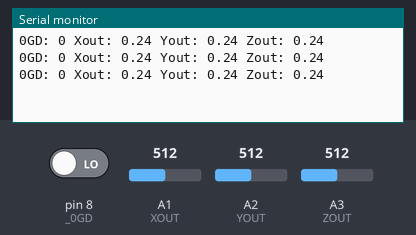
This sketch was run on a simulated Arduino Uno, built with avr-gcc and run on an emulated ATmega328P. Shown: the last lines printed to the serial monitor. Inputs (shaded band) come from the test bench; at power-on: A1 (XOUT) = 512, A2 (YOUT) = 512, A3 (ZOUT) = 512, pin 8 (_0GD) LOW.

Above: at 1.3 s.
1.4 s: A1 (XOUT) set to 716
At 1.9 s:
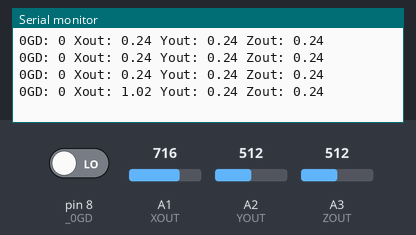
2.9 s: A2 (YOUT) set to 716
At 3.3 s:
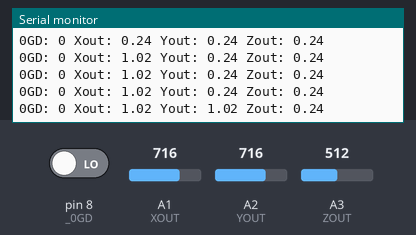
4.4 s: A3 (ZOUT) set to 716
At 4.9 s:
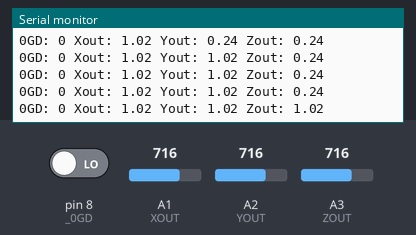
5.9 s: pin 8 (_0GD) driven HIGH
At 6.4 s:
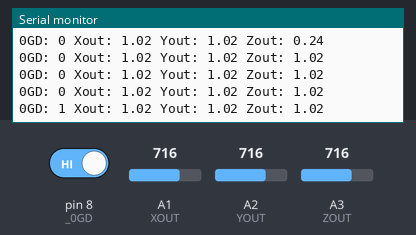
7.4 s: A1 (XOUT) set to 900
At 7.9 s:
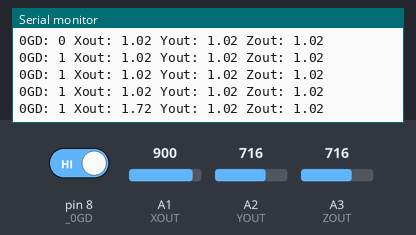
8.9 s: A2 (YOUT) set to 900
At 9.4 s:
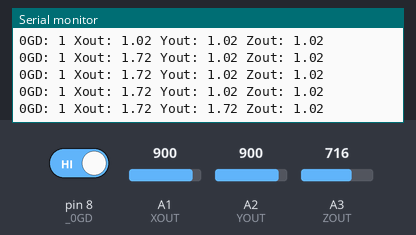
Timing chart, 0 to 11.4 s (numbered marks = the images above; inputs shaded):
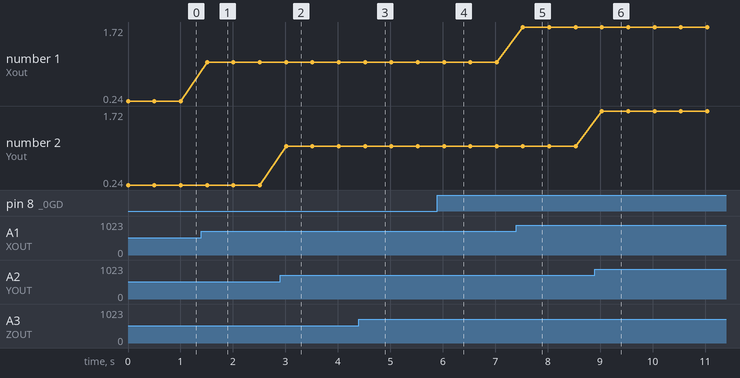

Measured:
- after the input at 1.4 s, the serial monitor: prints a new line after 0.11 s (image 1)
- after the input at 2.9 s, the serial monitor: prints a new line after 0.11 s (image 2)
- after the input at 4.4 s, the serial monitor: prints a new line after 0.12 s (image 3)
- after the input at 5.9 s, the serial monitor: prints a new line after 0.12 s (image 4)
- after the input at 7.4 s, the serial monitor: prints a new line after 0.13 s (image 5)
- after the input at 8.9 s, the serial monitor: prints a new line after 0.14 s (image 6)
- plotted number 1: 0.24 → 1.02 after the input at 1.4 s, 1.02 → 1.72 after the input at 7.4 s

The sketch:

MMA7361L_accel.ino
```cpp
// Just hooked up to analog inputs on the arduino. Not making use of self-test (ST), G-select, or sleep in this example code
// G-select hardwired to 1.5g range (tied to GND), sleep tied to VCC, ST tied to GND

#define _0GD 8
#define XOUT A1
#define YOUT A2
#define ZOUT A3

int zero_g;
float x, y, z;


// Convert analog reading to g
float toG(int analog) {
  int mV = map(analog, 0, 1023, 0, 3300); // map to mV

  return ((float)mV/850.0-1.7);
}

void setup() {
  Serial.begin(9600);

  pinMode(_0GD, INPUT);
}

void loop() {
  zero_g = digitalRead(_0GD);
  x = toG(analogRead(XOUT)); // map to mV
  y = toG(analogRead(YOUT));
  z= toG(analogRead(ZOUT));

  Serial.print("0GD: "); Serial.print(zero_g);
  Serial.print(" Xout: "); Serial.print(x);
  Serial.print(" Yout: "); Serial.print(y);
  Serial.print(" Zout: "); Serial.println(z);

  delay(500);
}
```
